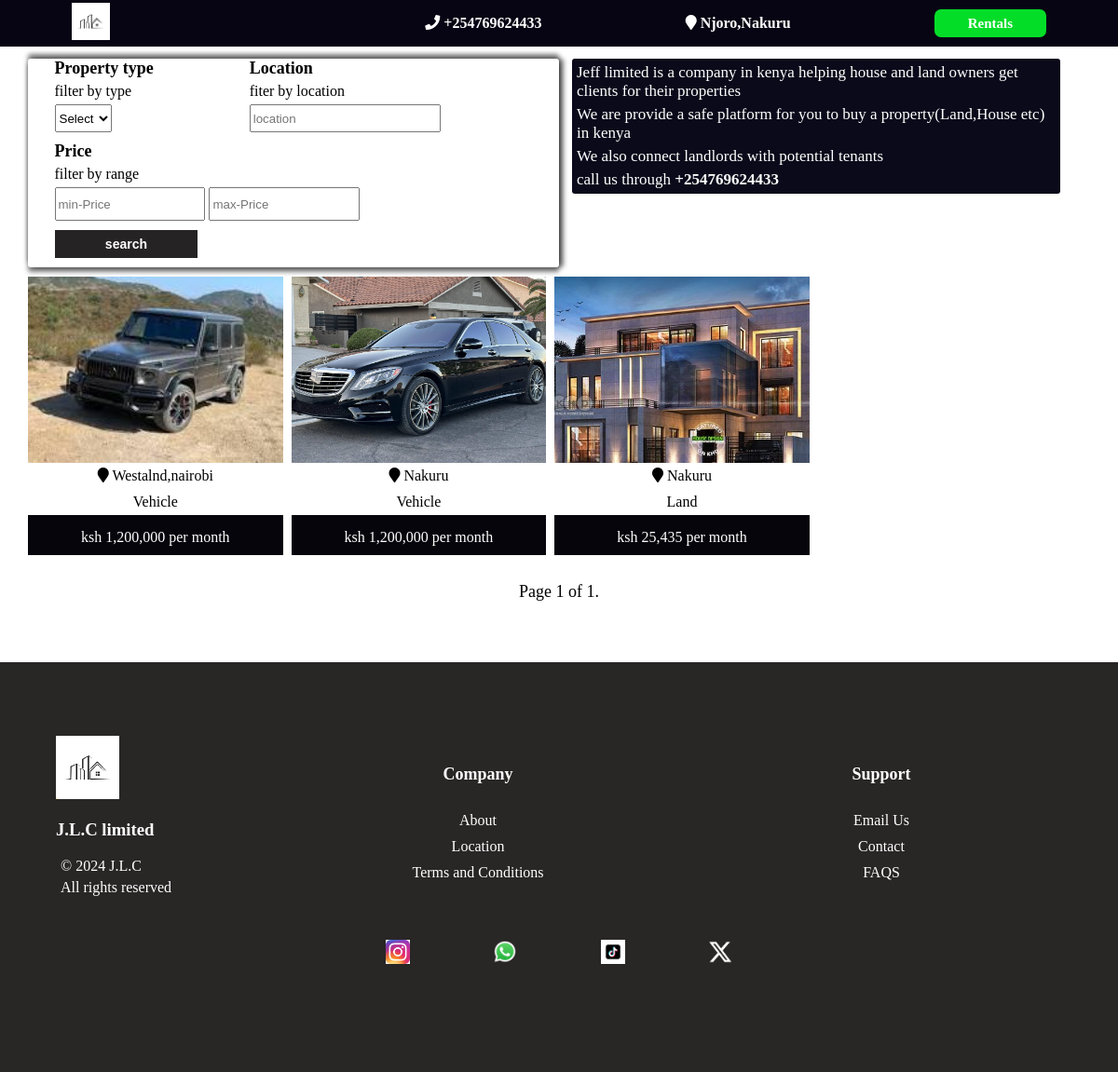
/buy_property, run on the app's committed database.
### app/models.py (models this page shows, shortened)
class Property_on_sale(models.Model):
    owner = models.ForeignKey(Profile,on_delete=models.CASCADE)
    choices=(
        ('Rentals' , 'Rentals'),
        ('Land' , 'Land'),
        ('House' , 'House'),
        ('Vehicle' , 'Vehicle'),
    )
    property_type = models.CharField(choices=choices , max_length=50)
    features= models.TextField()
    location = models.CharField(max_length=1000)
    pin_location = models.CharField(null=True,blank=True,max_length=1000)
    main_photo = models.ImageField(upload_to='images/' ,null=True)
    video = models.FileField(upload_to='videos/',  blank=True,null=True)
    price = models.IntegerField()
    deposit = models.IntegerField(null=True)
    payment_process = models.TextField(null=True)
    contact = models.CharField(max_length=20)
    id_photo_front = models.ImageField(upload_to='images/' ,null=True)
    id_photo_back = models.ImageField(upload_to='images/' ,null=True)
    posted = models.DateTimeField(auto_now=True)
    is_available = models.BooleanField(default=True)

### app/views.py (the view)
# urls.py: path('buy_property',views.properties_on_sale,name='buy_property'),
def properties_on_sale(request):
     properties = Property_on_sale.objects.all()
     paginator = Paginator(properties, 4)
     page = request.GET.get('page')
     try:
          properties = paginator.page(page)
     except PageNotAnInteger:
          properties = paginator.page(1)
     except EmptyPage:
          properties = paginator.page(paginator.num_pages)
     return render(request, 'buyproperty.html' ,{'properties':properties})

### templates/buyproperty.html (shortened to what this page needs)
{% extends 'header.html' %}
{% load humanize %}
{% load static%}
{%block content%}
<!DOCTYPE html>
<html lang="en">
<head>
    <link rel="stylesheet" href="{% static 'buyproperty.css' %}">
</head>
<body>
    <div class="main-container">
        <div class="search-container">
            <div class="form">
                <form method="POST" action="/search_property">
                    <div class="size">
                        <label for="Size">Property type</label>
                        <span>filter by type</span>
                        <select name="Size" id="size-filter">
                            <option value="">Select Size</option>
                        </select>
                    </div>
                    <div class="location">
                        <label for="search-location">Location </label>
                        <span>fiter by location</span>
                        <input type="search" name="location" placeholder="location">
                    </div>
                    <label for="Rent">Price</label>
                    <span>filter by range</span>
                    <input type="number" class="min-Price" name="min-Price" placeholder="min-Price">
                    <input type="number" class="max-Price" name="max-Price" placeholder="max-Price">
                    <input type="submit" class="search-btn" value="search">
                </form>
            </div>
        </div>
        <div class="adverts">
            <p>Jeff limited is a company in kenya helping house and land owners get clients for their properties</p>
            <p>We are provide a safe platform for you to buy a property(Land,House etc) in kenya</p>
            <p>We also connect landlords with potential tenants </p>
            <p>call us through <b>+254769624433</b></p>
        </div>
        {% for property in properties reversed %}
        <a href="/view_property_on_sale_details/{{property.id}}">
            <div class="property-container">
                <div class="photo-container">
                     <img src="{{property.main_photo.url}}">
                </div>
                <div class="property-details">
                     <p><i class="fa fa-map-marker" aria-hidden="true"></i> {{property.location}}</p>
                     <p>{{property.property_type}}</p>
                </div>
                <div class="property-cost">
                     <p style="padding-top: 5px;">ksh {{ property.price|intcomma }} per month</p>
                </div>
             </div>
        </a>
        {% endfor %}
        <div class="pagination">
            <span class="step-links">
                <span class="current">
                    Page {{ properties.number }} of {{ properties.paginator.num_pages }}.
                </span>
            </span>
        </div>
        </div>
    {% endblock %}

### static/header.css (style rules this page uses)
body { padding: 0; margin: 0; height: 100%; }
a { text-decoration: none; }

### static/buyproperty.css (style rules this page uses)
.main-container { width: 95%; margin-left: auto; margin-right: auto; margin-top: 53px; }
.main-container a { color: black; text-decoration: none; }
.search-container { display: inline-block; background-color: white; width: 50%; height: auto; margin-bottom: 10px; margin-top: 10px; display: inline-block; border-radius: 3px; box-shadow: 5px 0 5px rgba(0, 0, 0, 0.5), 0 -5px 5px rgba(0, 0, 0, 0.5), 0 5px 5px rgba(0, 0, 0, 0.5); }
.size , .location { display: inline-block; width: 40%; }
.size { vertical-align: top; }
.size input , .location input { width: 100%; }
.min-Price , .max-Price { display: inline-block; width: 30%; }
input , select { display: block; width: 30%; height: 30px; justify-content: center; margin-bottom: 10px; }
label { display: block; font-weight: bold; font-size: 18px; }
span { display: block; padding: 5px 0; }
.search-btn { background-color: rgb(37, 35, 35); color: white; border: none; font-weight: bold; font-size: 14px; }
form { width: 90%; margin-left: auto; margin-right: auto; }
.adverts { background-color: rgb(11, 10, 27); color: white; display: inline-block; margin-left: 10px; margin-top: 10px; vertical-align: top; width: 46%; font-size: 17px; border-radius: 3px; }
p { margin: 5px; }
.property-container { background-color: white; width: 24%; display: inline-block; border-top-left-radius: 5px; border-top-right-radius: 5px; margin-bottom: 5px; margin-right: 5px; border: rgb(6, 5, 12); vertical-align: top; }
.photo-container { width: 100%; height: 200px; overflow: hidden; position: relative; }
.photo-container img { width: 100%; height: 100%; object-fit: cover; }
.property-details { display: flex; flex-direction: column; width: 100%; text-align: center; margin-left: auto; margin-right: auto; }
.property-cost { width: 100%; color: white; border: none; background-color: rgb(6, 5, 12); height: 43px; display: flex; justify-content: center; align-items: center; text-align: center; }
.pagination { width: 60%; margin-top: 10px; margin-left: auto; margin-right: auto; margin-bottom: 10px; }
.current { font-size: large; margin-bottom: 10px; }
.step-links { display: flex; flex-direction: column; align-items: center; justify-content: center; height: 10vh; }

### data on the page
Property_on_sale: main_photo (picture), location "Westalnd,nairobi", property_type "Vehicle", price "1,200,000"
Property_on_sale: main_photo (picture), location "Nakuru", property_type "Vehicle", price "1,200,000"
Property_on_sale: main_photo (picture), location "Nakuru", property_type "Land", price "25,435"

### other printed values
{{ properties.number }} "1"
{{ properties.paginator.num_pages }} "1"
